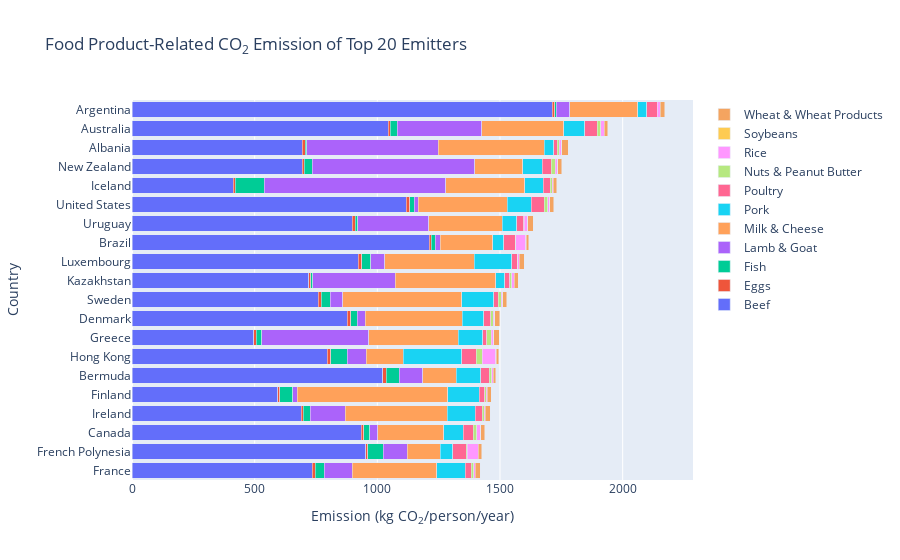

The notebook cell this image was saved under:
### Markdown cell above
These observations are further supported by the supplementary bar graph visualization below.

*Note that this is an interactive graph. Hovering allows for a more granular look at the data.*

### Code cell
fig = go.Figure(data = [
    go.Bar(orientation = 'h',
          y = sorted_co2_data['country'],
          x = sorted_co2_data['Beef'],
          name = 'Beef'),
    go.Bar(orientation = 'h',
          y = sorted_co2_data['country'],
          x = sorted_co2_data['Eggs'],
          name = 'Eggs'),
    go.Bar(orientation = 'h',
          y = sorted_co2_data['country'],
          x = sorted_co2_data['Fish'],
          name = 'Fish'),
    go.Bar(orientation = 'h',
          y = sorted_co2_data['country'],
          x = sorted_co2_data['Lamb & Goat'],
          name = 'Lamb & Goat'),
    go.Bar(orientation = 'h',
          y = sorted_co2_data['country'],
          x = sorted_co2_data['Milk & Cheese'],
          name = 'Milk & Cheese'),
    go.Bar(orientation = 'h',
          y = sorted_co2_data['country'],
          x = sorted_co2_data['Pork'],
          name = 'Pork'),
    go.Bar(orientation = 'h',
          y = sorted_co2_data['country'],
          x = sorted_co2_data['Poultry'],
          name = 'Poultry'),
    go.Bar(orientation = 'h',
          y = sorted_co2_data['country'],
          x = sorted_co2_data['Nuts & Peanut Butter'],
          name = 'Nuts & Peanut Butter'),
    go.Bar(orientation = 'h',
          y = sorted_co2_data['country'],
          x = sorted_co2_data['Rice'],
          name = 'Rice'),
    go.Bar(orientation = 'h',
          y = sorted_co2_data['country'],
          x = sorted_co2_data['Soybeans'],
          name = 'Soybeans'),
    go.Bar(orientation = 'h',
          y = sorted_co2_data['country'],
          x = sorted_co2_data['Wheat & Wheat Products'],
          name = 'Wheat & Wheat Products',
          marker_color = 'sandybrown')
])

fig.update_layout(barmode = 'stack',
                 yaxis = dict(autorange = 'reversed'),
                 title = "Food Product-Related CO<sub>2</sub> Emission of Top 20 Emitters",
                 xaxis_title = "Emission (kg CO<sub>2</sub>/person/year)",
                 yaxis_title = "Country")

fig.show()

### Figure 1 — Plotly figure (JSON) as saved in the notebook; plotly's stock layout.template omitted (floating-point values rounded to 4 significant figures)
{"data": [{"name": "Beef", "orientation": "h", "type": "bar", "x": [1712, 1045.0, 694.3, 694.0, 412.3, 1118.0, 898.0, 1211.0, 922.0, 721.5, 758.5, 878.2, 496.8, 796.8, 1023.0, 593.1, 689.7, 933.5, 953.5, 734.7], "y": ["Argentina", "Australia", "Albania", "New Zealand", "Iceland", "United States", "Uruguay", "Brazil", "Luxembourg", "Kazakhstan", "Sweden", "Denmark", "Greece", "Hong Kong", "Bermuda", "Finland", "Ireland", "Canada", "French Polynesia", "France"]}, {"name": "Eggs", "orientation": "h", "type": "bar", "x": [10.46, 7.82, 11.44, 9.1, 7.57, 13.39, 12.07, 8.25, 13.45, 7.62, 12.28, 14.1, 9.31, 13.32, 13.71, 8.77, 8.23, 11.9, 8.04, 12.06], "y": ["Argentina", "Australia", "Albania", "New Zealand", "Iceland", "United States", "Uruguay", "Brazil", "Luxembourg", "Kazakhstan", "Sweden", "Denmark", "Greece", "Hong Kong", "Bermuda", "Finland", "Ireland", "Canada", "French Polynesia", "France"]}, {"name": "Fish", "orientation": "h", "type": "bar", "x": [6.96, 28.25, 6.15, 32.51, 118.8, 19.72, 10.43, 15.98, 36.87, 8.32, 38.1, 26.33, 23.02, 67.76, 53.04, 53.97, 27.77, 23.25, 62.19, 36.58], "y": ["Argentina", "Australia", "Albania", "New Zealand", "Iceland", "United States", "Uruguay", "Brazil", "Luxembourg", "Kazakhstan", "Sweden", "Denmark", "Greece", "Hong Kong", "Bermuda", "Finland", "Ireland", "Canada", "French Polynesia", "France"]}, {"name": "Lamb & Goat", "orientation": "h", "type": "bar", "x": [54.63, 345.7, 536.5, 662.2, 739.6, 15.06, 288.2, 21.71, 58.48, 334.8, 49.38, 32.22, 436.7, 77.74, 94.9, 18.56, 143.6, 33.97, 99.11, 114.9], "y": ["Argentina", "Australia", "Albania", "New Zealand", "Iceland", "United States", "Uruguay", "Brazil", "Luxembourg", "Kazakhstan", "Sweden", "Denmark", "Greece", "Hong Kong", "Bermuda", "Finland", "Ireland", "Canada", "French Polynesia", "France"]}, {"name": "Milk & Cheese", "orientation": "h", "type": "bar", "x": [277.9, 334.0, 432.6, 195.5, 321.7, 362.8, 299.9, 212.6, 363.6, 410.4, 486.1, 395.0, 363.6, 150.8, 136.1, 613.6, 415.7, 267.5, 133.3, 343.7], "y": ["Argentina", "Australia", "Albania", "New Zealand", "Iceland", "United States", "Uruguay", "Brazil", "Luxembourg", "Kazakhstan", "Sweden", "Denmark", "Greece", "Hong Kong", "Bermuda", "Finland", "Ireland", "Canada", "French Polynesia", "France"]}, {"name": "Pork", "orientation": "h", "type": "bar", "x": [37.2, 85.44, 38.51, 78.9, 76.77, 97.83, 59.61, 44.6, 154.2, 36.67, 131.0, 88.03, 100.2, 237.5, 99.96, 127.9, 114.7, 80.74, 52.21, 117.0], "y": ["Argentina", "Australia", "Albania", "New Zealand", "Iceland", "United States", "Uruguay", "Brazil", "Luxembourg", "Kazakhstan", "Sweden", "Denmark", "Greece", "Hong Kong", "Bermuda", "Finland", "Ireland", "Canada", "French Polynesia", "France"]}, {"name": "Poultry", "orientation": "h", "type": "bar", "x": [41.53, 49.54, 14.21, 37.58, 28.86, 53.72, 29.49, 48.34, 22.96, 19.74, 17.87, 28.73, 16.91, 58.93, 35.04, 21.34, 28.21, 39.4, 53.23, 24.63], "y": ["Argentina", "Australia", "Albania", "New Zealand", "Iceland", "United States", "Uruguay", "Brazil", "Luxembourg", "Kazakhstan", "Sweden", "Denmark", "Greece", "Hong Kong", "Bermuda", "Finland", "Ireland", "Canada", "French Polynesia", "France"]}, {"name": "Nuts & Peanut Butter", "orientation": "h", "type": "bar", "x": [0.87, 15.45, 7.72, 14.55, 6.87, 13.91, 1.68, 1.19, 1.65, 9.1, 11.03, 10.51, 18.59, 24.44, 10.12, 6.07, 7.26, 14.18, 4.14, 9.54], "y": ["Argentina", "Australia", "Albania", "New Zealand", "Iceland", "United States", "Uruguay", "Brazil", "Luxembourg", "Kazakhstan", "Sweden", "Denmark", "Greece", "Hong Kong", "Bermuda", "Finland", "Ireland", "Canada", "French Polynesia", "France"]}, {"name": "Rice", "orientation": "h", "type": "bar", "x": [11.22, 14.12, 9.96, 11.72, 4.98, 8.8, 14.72, 41.12, 5.37, 9.37, 7.63, 6.35, 8.5, 55.64, 6.88, 5.66, 3.84, 16.19, 45.54, 6.24], "y": ["Argentina", "Australia", "Albania", "New Zealand", "Iceland", "United States", "Uruguay", "Brazil", "Luxembourg", "Kazakhstan", "Sweden", "Denmark", "Greece", "Hong Kong", "Bermuda", "Finland", "Ireland", "Canada", "French Polynesia", "France"]}, {"name": "Soybeans", "orientation": "h", "type": "bar", "x": [0, 0.09, 0, 0.2, 0.05, 0.02, 0, 1.63, 0.02, 0.01, 0.06, 0.01, 0.01, 1.26, 0.1, 0.04, 0.11, 0.42, 0.35, 0.02], "y": ["Argentina", "Australia", "Albania", "New Zealand", "Iceland", "United States", "Uruguay", "Brazil", "Luxembourg", "Kazakhstan", "Sweden", "Denmark", "Greece", "Hong Kong", "Bermuda", "Finland", "Ireland", "Canada", "French Polynesia", "France"]}, {"marker": {"color": "sandybrown"}, "name": "Wheat & Wheat Products", "orientation": "h", "type": "bar", "x": [19.66, 13.44, 26.44, 14.67, 13.91, 15.34, 20.85, 10.11, 19.68, 17.6, 15.18, 18.69, 23.65, 10.13, 10.47, 15.64, 20.59, 16.2, 13.1, 20.68], "y": ["Argentina", "Australia", "Albania", "New Zealand", "Iceland", "United States", "Uruguay", "Brazil", "Luxembourg", "Kazakhstan", "Sweden", "Denmark", "Greece", "Hong Kong", "Bermuda", "Finland", "Ireland", "Canada", "French Polynesia", "France"]}], "layout": {"barmode": "stack", "title": {"text": "Food Product-Related CO<sub>2</sub> Emission of Top 20 Emitters"}, "xaxis": {"title": {"text": "Emission (kg CO<sub>2</sub>/person/year)"}}, "yaxis": {"autorange": "reversed", "title": {"text": "Country"}}}}
